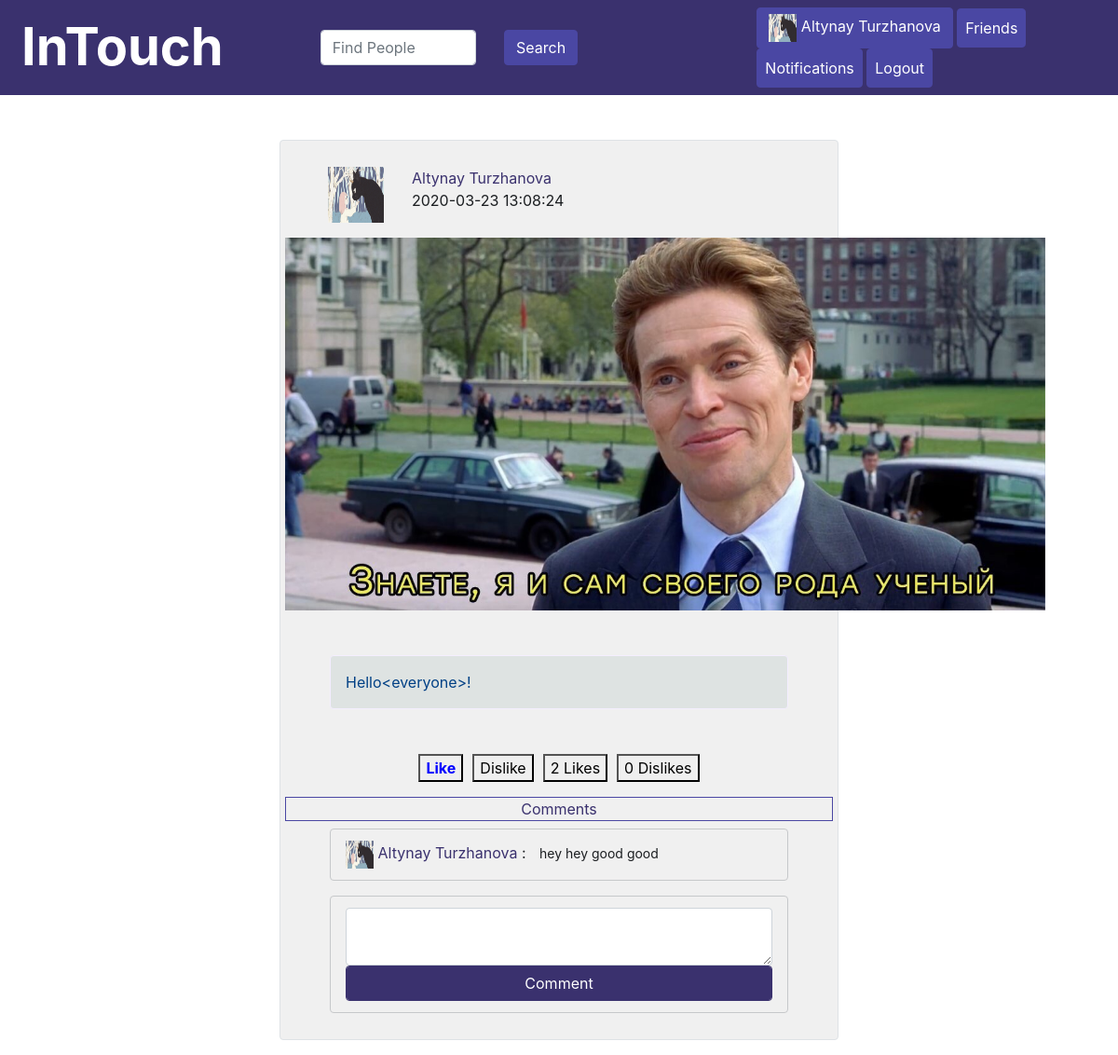
Screenshot of /post.php?id=88 (signed in) with the database file from the repository.
### tables this page shows
CREATE TABLE `post` (
  `id` int(11) NOT NULL,
  `user_id` int(11) NOT NULL,
  `text` varchar(500) NOT NULL,
  `photo` varchar(150) NOT NULL,
  `date` timestamp NOT NULL DEFAULT CURRENT_TIMESTAMP
);

CREATE TABLE `user` (
  `id` int(11) NOT NULL,
  `name` varchar(15) NOT NULL,
  `surname` varchar(20) NOT NULL,
  `email` varchar(30) NOT NULL,
  `bdate` date NOT NULL,
  `profile_photo` varchar(150) NOT NULL DEFAULT 'images/default.jpg',
  `gender` varchar(1) NOT NULL,
  `pass` varchar(100) NOT NULL
);

### Helpers/PostManager.php (called while the page is built, shortened)
<?php
class PostManager {
    public static function GetPost($db, $id, $user_id)
    {
        try {
            $sql = "select post.id,text,photo,date,name,surname,profile_photo,user_id,date from post, user where post.id = $id and user_id = user.id";
            $post = $db->query($sql, PDO::FETCH_ASSOC)->fetchAll();
            $post = $post[0];
            $sql = "select user_id,name, surname, profile_photo, comment.text from user,comment where post_id = $id and user.id = user_id";
            $post["comments"] = $db->query($sql, PDO::FETCH_ASSOC)->fetchAll();
            $sql = "select post_id, type from plike where user_id = $user_id and post_id = $id";
            $post["isLiked"] = $db->query($sql, PDO::FETCH_ASSOC)->fetchAll();
            $sql = "select count(*) cnt from plike where post_id = $id and type = 1";
            $post["likecount"] = $db->query($sql, PDO::FETCH_ASSOC)->fetchAll()[0]["cnt"];
            $sql = "select count(*) cnt from plike where post_id = $id and type = -1";
            $post["dislikecount"] = $db->query($sql, PDO::FETCH_ASSOC)->fetchAll()[0]["cnt"];
            if(count($post["isLiked"]) == 0)
                $post["isLiked"] = 0;
            else
                $post["isLiked"] = $post["isLiked"][0]["type"];
            return $post;
        } catch (Exception $ex) {
            return null;
        }
    }
}

### post.php (the view, shortened to what this page needs)
<!DOCTYPE html>
<?php
    require_once './Helpers/_db.php';
    require_once './Helpers/PostManager.php';
    $id = $_GET["id"];
    $post = PostManager::GetPost($db, $id, $_SESSION["user"]["id"]);
?>
<html>
    <head>
        <link href="css/bootstrap-grid.css" rel="stylesheet" type="text/css"/>
        <link href="css/bootstrap.css" rel="stylesheet" type="text/css"/>
</head>
<body>
<div class="container-fluid" id="container">
    <?php require("./Helpers/_header.php"); ?>
    <?php
            echo  '<div class="row justify-content-center" id="'. $post["id"]. '">';
            echo  '<div class="col-6 mt-lg-5 alert alert-dark border">';
            echo '<a href="profile.php?id='. $post["user_id"] .'">';
            echo '<div class="row m-3"><div class="col-1"><img src="'. $post["profile_photo"] .'" class="photo"/></div>';
            echo '<div class="col text-left">'. $post["name"] . ' ' . $post["surname"] .'</a><br>';
            echo $post["date"] . '</div></div>';
            if($post["photo"] != "")
            {
                echo '<div class="row"><img src="' . $post["photo"] . '" class="postphoto"></div>';
            }
            echo '<div class="row"><div class="col p-3  alert alert-primary m-5 text-justify">';
            echo  $post["text"];
            echo '</div></div>';
            echo '<div class="row">';
            echo '<ul class="list-inline mr-auto ml-auto mb-3">';
            $like = $post["isLiked"] == 1 ? " checked" : "";
            $dislike = $post["isLiked"] == -1 ? " checked" : "";
            echo '<button type="1" class="like '. $post["id"] .'" value="'. $post["id"] .'"><li class="list-inline-item '. $like .'">Like</li></button>';
            echo '<button type="-1" class="like '. $post["id"] .'" value="'. $post["id"] .'"><li class="list-inline-item '. $dislike .'">Dislike</li></button>';
            echo '<button class="likecount" value="'. $post["id"] .'"><li class="list-inline-item">'. $post["likecount"] .' Likes</li></button>';
            echo '<button class="dislikecount" value="'. $post["id"] .'"><li class="list-inline-item">'. $post["dislikecount"] .' Dislikes</li></button>';
            echo '</ul></div>';
            echo '<div class="row mb-2"><div class="col text-center text-primary border border-info">Comments</div></div><div id="comments' . $post["id"] . '"><div></div>';
            foreach ($post["comments"] as $obj) {
                echo '<div class="row"><div class="col pl-3 pr-3  alert alert-dark mr-5 ml-5 text-justify">';
                echo '<img class="miniphoto" src="'. $obj["profile_photo"] . '"><a href="profile.php?id='. $obj["user_id"] .'"> '. $obj["name"] . ' ' . $obj["surname"] .'</a> : <span class="commentText">' . $obj["text"] .'</span>';
                echo '</div></div>';
            }
            echo '</div><div class="row"><div class="col pl-3 pr-3  alert alert-dark ml-5 mr-5 text-justify" id="p'. $post["id"] .'">';
            echo '<textarea class="form-control" name="text"></textarea><button class="form-control btn btn-primary ml-0 comment" value="'. $post["id"] .'">Comment</button>';
            echo '</div></div>';
            echo '</div></div>';
    ?>
</body>
</html>

### post.php (style rules this page uses)
button { margin:0 5px; }
.photo { width:60px; height:60px; }
.postphoto { width:1000px; height:400px; margin:0 auto; }
.miniphoto { width:30px; height:30px; }
.checked { font-weight:bold; color:blue; }
.commentText { margin-left:10px; font-size:14px; }

### rows the page displays
post: user.profile_photo (picture), user.name "Altynay", user.surname "Turzhanova", date "2020-03-23 13:08:24", photo (picture), text "Hello<everyone>!"

### other values shown
$_SESSION["user"]["name"] "Altynay"
$_SESSION["user"]["surname"] "Turzhanova"
$post["likecount"] "2"
$post["dislikecount"] "0"
$obj["name"] "Altynay"
$obj["surname"] "Turzhanova"
$obj["text"] "hey hey good good"
